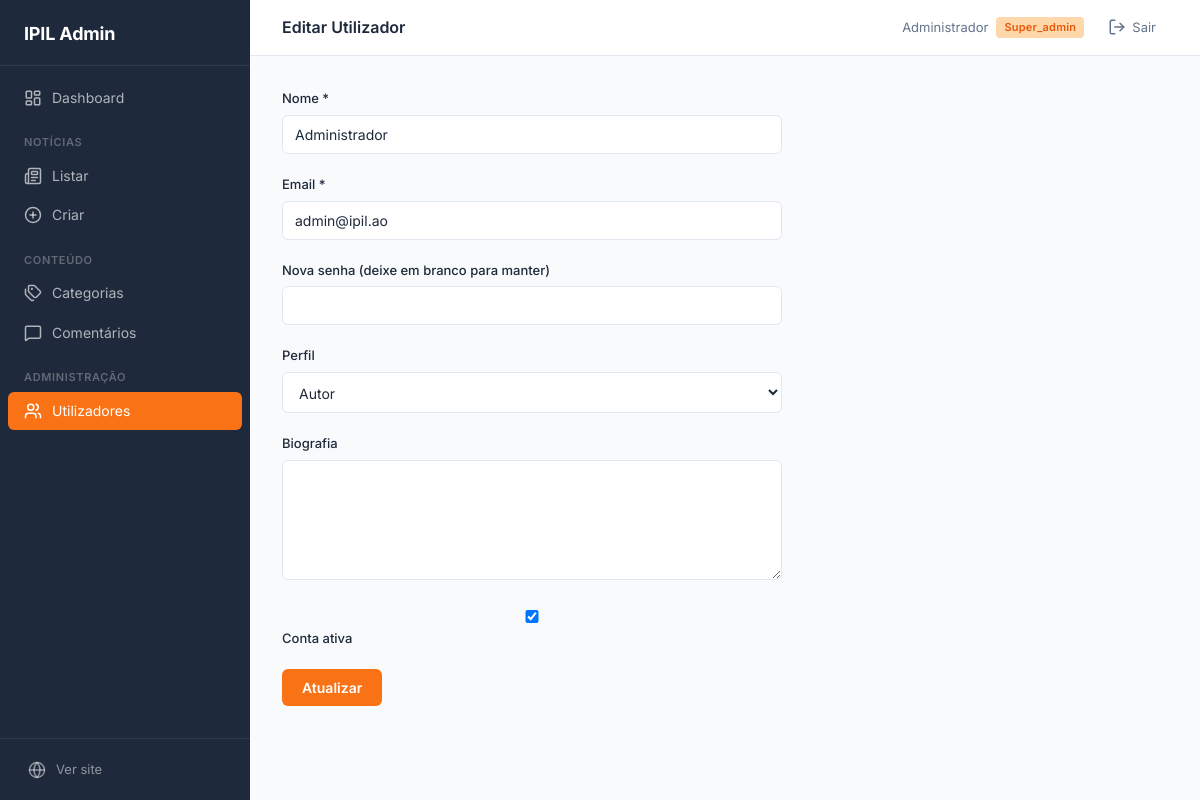
The page /admin/utilizadores/editar.php?id=1 (signed in) on the database its author committed.
### tables this page shows
CREATE TABLE IF NOT EXISTS utilizadores (
    id            INT UNSIGNED AUTO_INCREMENT PRIMARY KEY,
    nome          VARCHAR(100) NOT NULL,
    email         VARCHAR(150) NOT NULL UNIQUE,
    senha         VARCHAR(255) NOT NULL,
    perfil        ENUM('super_admin','admin','editor','autor') NOT NULL DEFAULT 'autor',
    avatar        VARCHAR(255) DEFAULT NULL,
    bio           TEXT DEFAULT NULL,
    ativo         TINYINT(1) NOT NULL DEFAULT 1,
    ultimo_login  DATETIME DEFAULT NULL,
    criado_em     DATETIME NOT NULL DEFAULT CURRENT_TIMESTAMP,
    atualizado_em DATETIME NOT NULL DEFAULT CURRENT_TIMESTAMP ON UPDATE CURRENT_TIMESTAMP
);

### admin/utilizadores/editar.php (the view, shortened to what this page needs)
<?php
require_once __DIR__ . '/../includes/auth_check.php';
$id = (int) ($_GET['id'] ?? 0);
$stmt = $pdo->prepare("SELECT * FROM utilizadores WHERE id = ?");
$stmt->execute([$id]);
$user = $stmt->fetch();
include __DIR__ . '/../includes/header_admin.php';
?>
<form method="POST" style="max-width:500px">
  <div class="form-group">
    <label for="nome">Nome *</label>
    <input type="text" id="nome" name="nome" value="<?= htmlspecialchars($user['nome']) ?>" required>
  </div>
  <div class="form-group">
    <label for="email">Email *</label>
    <input type="email" id="email" name="email" value="<?= htmlspecialchars($user['email']) ?>" required>
  </div>
  <div class="form-group">
    <label for="senha">Nova senha (deixe em branco para manter)</label>
    <input type="password" id="senha" name="senha" minlength="8">
  </div>
  <div class="form-group">
    <label for="perfil">Perfil</label>
    <select id="perfil" name="perfil">
      <?php foreach (['autor','editor','admin'] as $p): ?>
      <option value="<?= $p ?>" <?= $p === $user['perfil'] ? 'selected' : '' ?>><?= ucfirst($p) ?></option>
      <?php endforeach; ?>
    </select>
  </div>
  <div class="form-group">
    <label for="bio">Biografia</label>
    <textarea id="bio" name="bio"><?= htmlspecialchars($user['bio'] ?? '') ?></textarea>
  </div>
  <div class="form-group">
    <label><input type="checkbox" name="ativo" <?= $user['ativo'] ? 'checked' : '' ?>> Conta ativa</label>
  </div>
  <button type="submit" name="atualizar" class="btn btn-primary">Atualizar</button>
</form>
<?php include __DIR__ . '/../includes/footer_admin.php'; ?>

### assets/css/admin.css (style rules this page uses)
* { margin: 0; padding: 0; box-sizing: border-box; }
body { font-family: var(--font-family); background: var(--color-surface); color: var(--color-text); display: flex; min-height: 100vh; -webkit-font-smoothing: antialiased; }
.form-group { margin-bottom: 20px; }
.form-group label { display: block; font-weight: 500; font-size: 0.8125rem; color: var(--color-text); margin-bottom: 6px; }
.form-group input, .form-group textarea, .form-group select { width: 100%; padding: 10px 12px; border: 1px solid var(--color-border); border-radius: 6px; font-family: var(--font-family); font-size: 0.875rem; background: var(--color-bg); color: var(--color-text); transition: border-color 150ms ease, box-shadow 150ms ease; }
.form-group textarea { min-height: 120px; resize: vertical; }
.btn { display: inline-flex; align-items: center; gap: 6px; font-family: var(--font-family); font-weight: 600; font-size: 0.875rem; padding: 10px 20px; border: none; border-radius: 6px; cursor: pointer; transition: background 150ms ease, opacity 150ms ease, transform 100ms ease; }
.btn-primary { background: var(--color-primary); color: var(--color-bg); }

### assets/css/variables.css (style rules this page uses)
:root { --color-primary: #F97316; --color-primary-dark: #EA580C; --color-primary-light: #FED7AA; --color-bg: #FFFFFF; --color-bg-soft: #FFF7ED; --color-surface: #F8FAFC; --color-border: #E2E8F0; --color-text: #1E293B; --color-text-muted: #64748B; --color-danger: #EF4444; --color-success: #22C55E; --color-warning: #EAB308; --font-family: 'Inter', system-ui, -apple-system, sans-serif; --font-display: 800; --font-headline: 700; --font-title: 600; --font-body: 400; --font-label: 500; --lh-tight: 1.1; --lh-heading: 1.2; --lh-body: 1.6; --text-display: clamp(2rem, 5vw, 3.5rem); --text-headline: clamp(1.5rem, 3vw, 2.25rem); --text-title: clamp(1.125rem, 2vw, 1.5rem); --text-body: 1rem; --text-small: 0.9375rem; --text-label: 0.8125rem; --space-xs: 4px; --space-sm: 8px; --space-md: 16px; --space-lg: 24px; --space-xl: 32px; --space-xxl: 48px; --radius-sm: 4px; --radius-md: 8px; --radius-lg: 12px; --shadow-card: 0 1px 3px rgba(0,0,0,0.08); --shadow-card-hover: 0 4px 12px rgba(0,0,0,0.12); --shadow-nav: 0 2px 8px rgba(0,0,0,0.1); --shadow-modal: 0 8px 24px rgba(0,0,0,0.15); --ease-out: cubic-bezier(0.19, 1, 0.22, 1); --duration-fast: 200ms; --duration-med: 300ms; }
* { margin: 0; padding: 0; box-sizing: border-box; }
body { font-family: var(--font-family); font-weight: var(--font-body); font-size: var(--text-body); line-height: var(--lh-body); color: var(--color-text); background: var(--color-bg); -webkit-font-smoothing: antialiased; -moz-osx-font-smoothing: grayscale; }

### rows shown on the page
utilizadores: nome "Administrador", email "admin@ipil.ao", ativo "☑"

### other values the page prints
$titulo "Editar Utilizador"
$_SESSION['nome'] "Administrador"
$_SESSION['perfil'] "Super_admin"
form field perfil "Autor"
